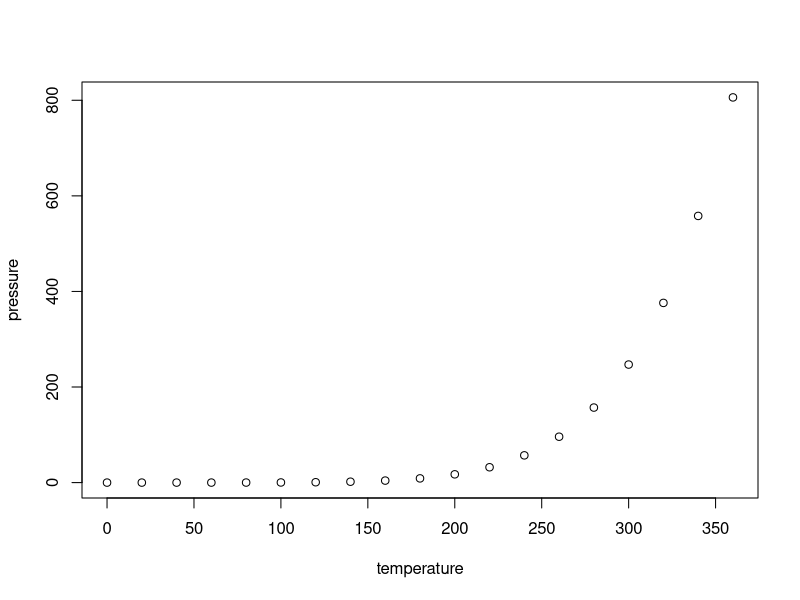
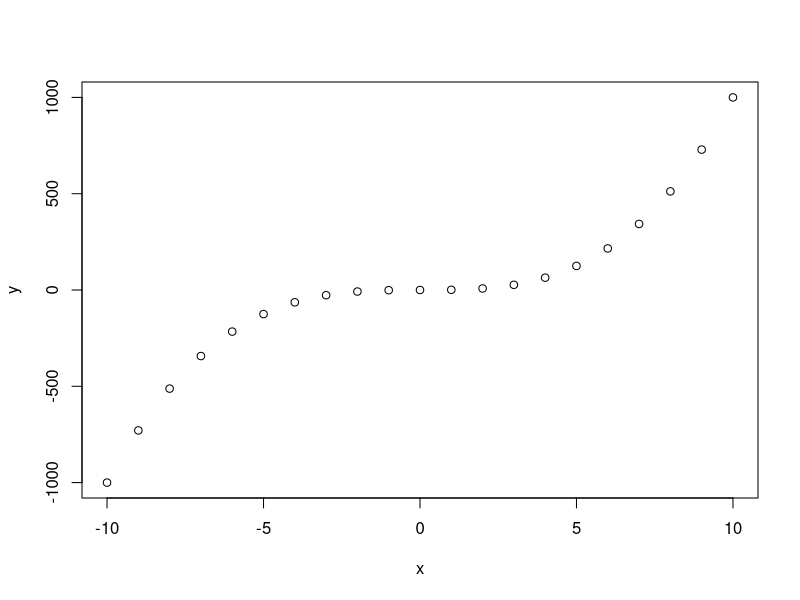
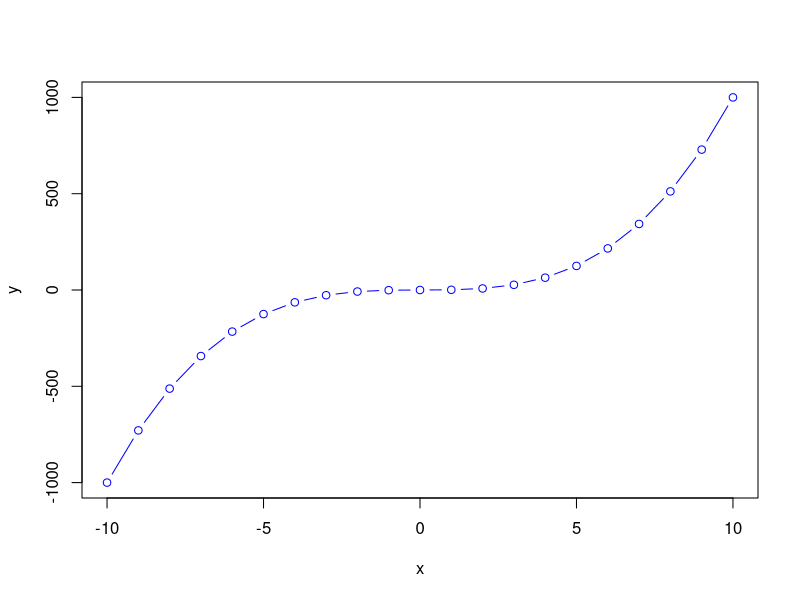
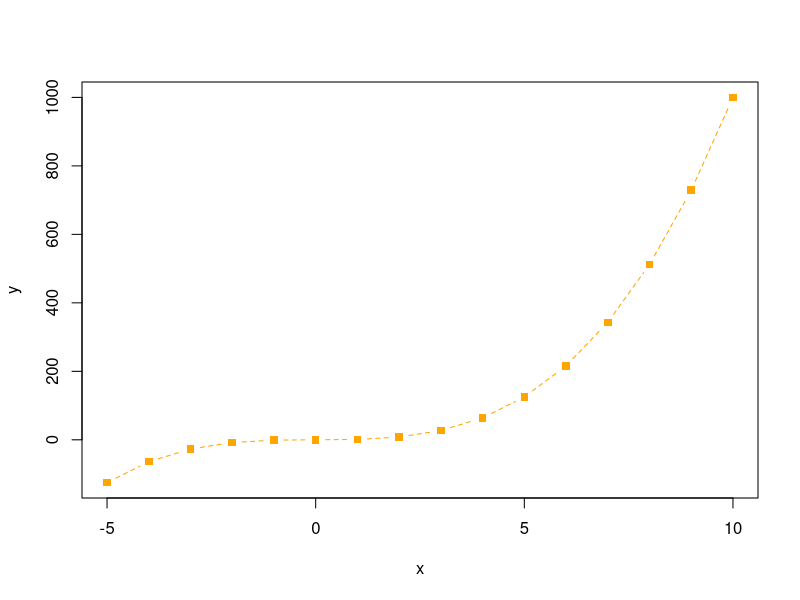

Source code (R) for these figures, in order:
## ---- chunk 1
knitr::opts_chunk$set(echo = FALSE)
## ---- chunk 2
summary(cars)
## ---- chunk 3
plot(pressure)
## ---- chunk 4
1+2
2*2
2*2*2*2
2^4
## ---- chunk 5
log(16, 2)
pi
pi*(3^2)
sin(pi/2)
## ---- chunk 6
x = c(-10:10)
y = x^3
plot(x, y)
## ---- chunk 7
x = c(-10:10)
y = x^3
plot(x, y, pch=1, lty=1, type="b", col="blue")
## ---- chunk 8
x = c(-5:10)
y = x^3
plot(x, y, pch=15, lty=2, type="b", col="orange")
